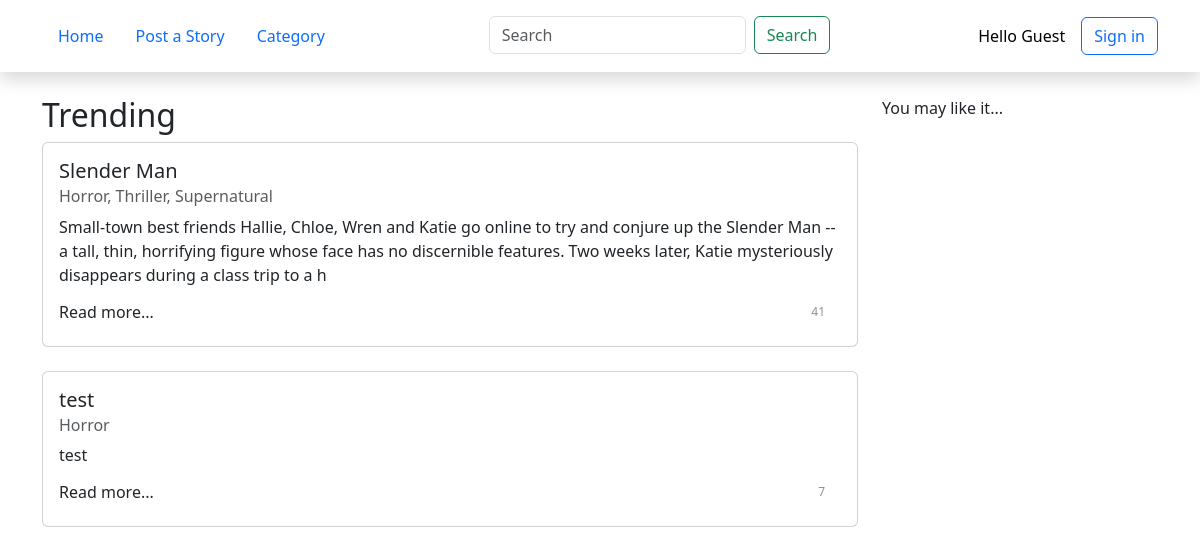
Page /oldstimes/ on the earlier database version.
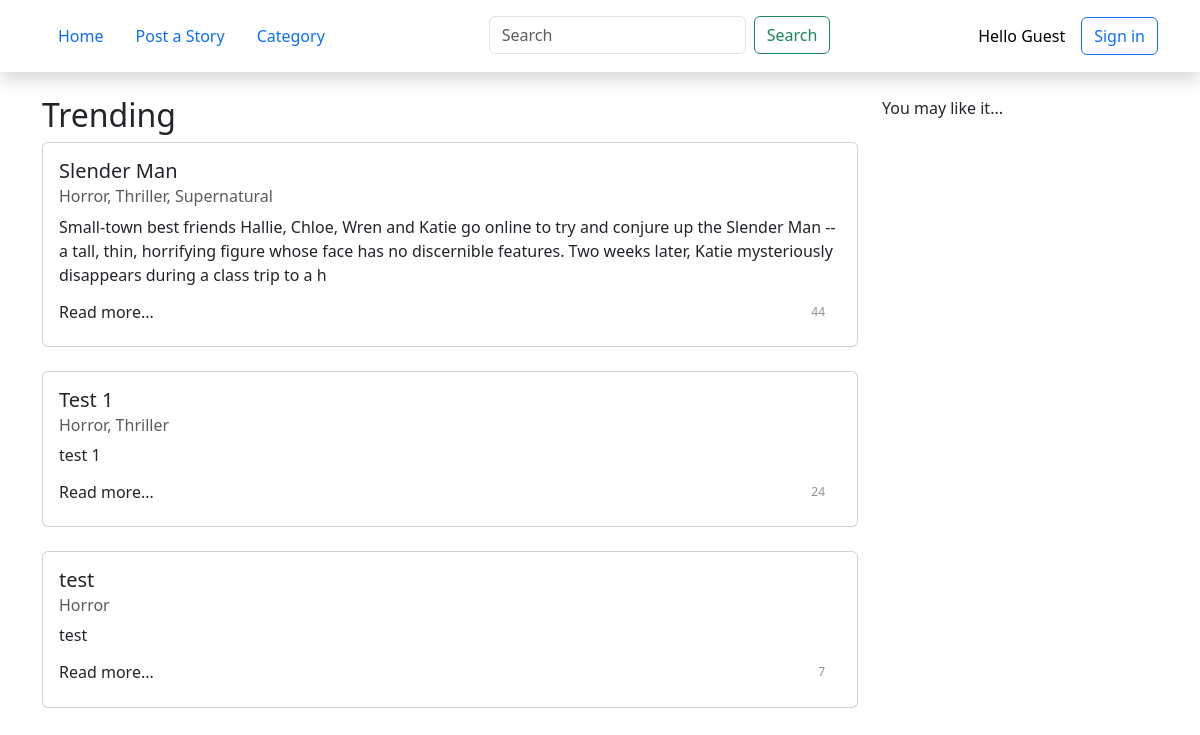
Same page on the later database version.
### old_straits_times/models.py (models this page shows, shortened)
class Story(models.Model):
    title = models.CharField(max_length=50)
    author = models.ForeignKey(Author, on_delete=models.CASCADE)
    genre = models.ManyToManyField(Genre)
    abstract = models.TextField(max_length=250, blank=True,
                                   validators=[MaxLengthValidator(250)])
    date_published = models.DateTimeField('date published', auto_now_add=True)
    date_last_updated = models.DateTimeField('date last updated')
    views_in_week = models.IntegerField(default=0)
    views_total = models.IntegerField(default=0)
    content = RichTextField()
    def get_views_total(self):
        return f'{self.views_total:3}'
    def get_genre(self):
        return ", ".join([s.name for s in self.genre.all()])
    get_genre.short_description = 'Genre'

class Genre(models.Model):
    name = models.CharField(max_length=30)

### old_straits_times/views.py (the view)
# urls.py: path('', views.index, name='index'),
def index(request):
    trending_stories = Story.objects.order_by('-views_total')[:5]
    template_name = 'old_straits_times/index.html'
    return render(request, template_name, {
        'trending_stories': trending_stories
    })

### old_straits_times/templates/old_straits_times/index.html (shortened to what this page needs)
{% extends './base.html' %}
{% block content %}
      <div class="row gx-8">
            <div class="col">
                  <h2>Trending</h2>
                  <div class="row row-cols-1 gx-0 gy-4">
                        {% for story in trending_stories %}
                              <a class="text-muted text-decoration-none" href="{% url 'oldstimes:story' story.id %}">
                                    <div class="card">
                                          <div class="card-body">
                                                <h5 class="card-title">{{ story.title }}</h5>
                                                <h6 class="card-subtitle mb-2 text-muted">{{ story.get_genre }}</h6>
                                                <p class="card-text">{{ story.abstract }}</p>
                                                <div class="d-flex justify-content-between">
                                                      <h6>Read more...</h6>
                                                      <div class="d-flex text-body-tertiary ">
                                                            <p id='views' class="fs-7 mb-0">{{ story.get_views_total }}</p>
                                                      </div>
                                                </div>
                                          </div>
                                    </div>
                              </a>
                        {% endfor %}
                  </div>
            </div>
            <div class="sidebar">
                  <div>
                        You may like it...
                  </div>
            </div>
      </div>
{% endblock content %}

Differences in the rows shown:
changed Story "Slender Man": get_views_total "41" → "44"
added Story: title "Test 1", get_genre "Horror, Thriller", abstract "test 1", get_views_total "24"
